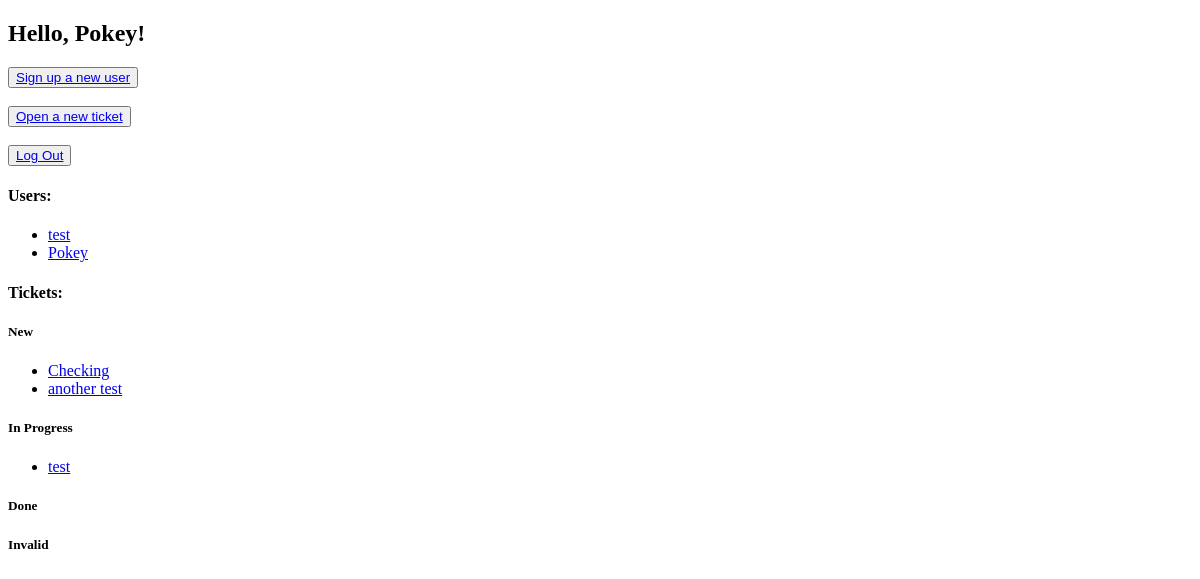
Before: / (signed in) with the older database file.
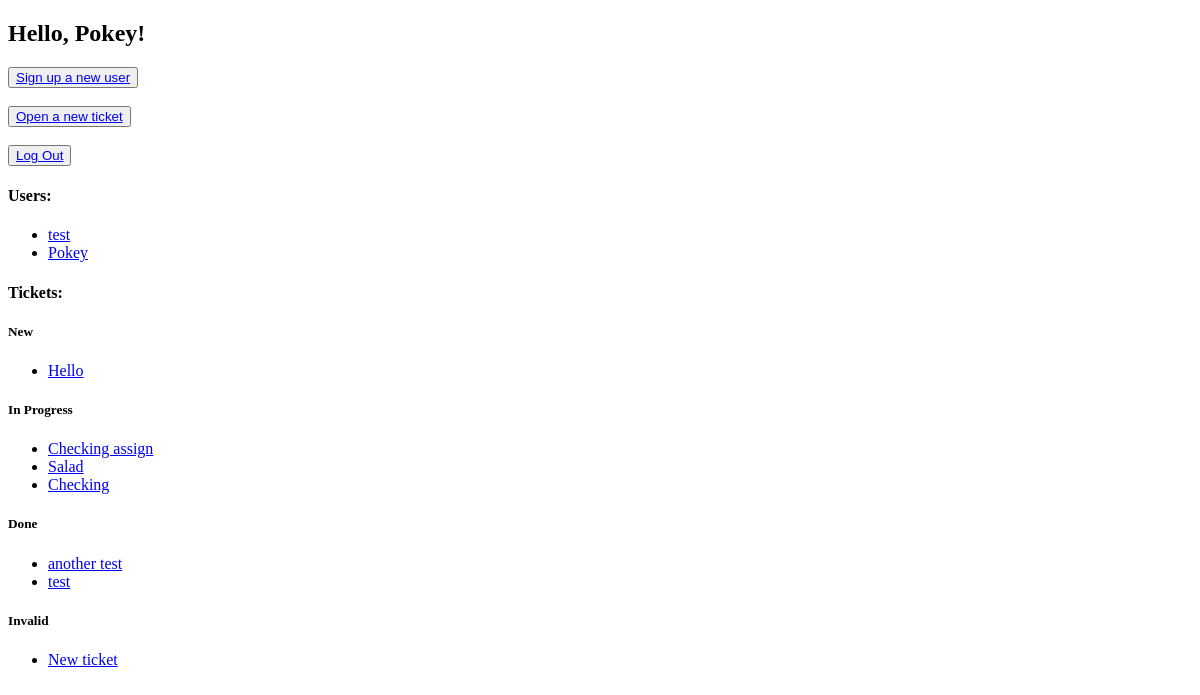
After: the same page with the newer database file.
### bugs_app/models.py (models this page shows)
class MyUser(AbstractUser):
    display_name = models.CharField(blank=True, null=True, max_length=80)

class Ticket(models.Model):
    OPTIONS = (('N', 'New'), ('P', 'In Progress'), ('D', 'Done'), ('I', 'Invalid'))
    status = models.CharField(max_length=1, choices=OPTIONS)
    title = models.CharField(max_length=80)
    time_created = models.DateTimeField(default=timezone.now)
    description = models.TextField()
    creator = models.ForeignKey(MyUser, null=True, unique=False, related_name="creator", on_delete=models.SET_NULL)
    owner = models.ForeignKey(MyUser, null=True, unique=False, related_name="owner", on_delete=models.SET_NULL)
    last_owner = models.ForeignKey(MyUser, null=True, unique=False, related_name="last_owner", on_delete=models.SET_NULL)

### bugs_app/views.py (the view)
# urls.py: path('', views.index, name="homepage"),
@login_required
def index(request):
    tickets = Ticket.objects.all().order_by('-time_created')
    users = MyUser.objects.all().order_by('-display_name')
    return render(request, 'index.html', {"tickets": tickets, "users": users})

### templates/index.html (shortened to what this page needs)
<!DOCTYPE html>
<html lang="en">
  <head>
  </head>
  <body>
    <div>
      {% if request.user.is_authenticated %}
      <h2>Hello, {{ request.user.display_name }}!</h2>
      {% if request.user.is_staff %}
      <button>
          <a href="/signup/">Sign up a new user</a>
      </button>
      {% endif %}
      <button>
        <a href="/newticket/">Open a new ticket</a>
      </button>
      <button>
        <a href="/logout/">Log Out</a>
      </button>
      {% else %}
      <button>
        <a href="/login/">Log In</a>
      </button>
      {% endif %}
    </div>
<div>
<h4>Users:</h4>
<ul>
{% for user in users %}
<li>
    <a href="/user/{{ user.id }}/">{{ user.display_name }}</a>
</li>
{% endfor %}
</ul>
</div>
    <div>
        <h4>Tickets:</h4>
    <div>
        <h5>New</h5>
        <ul>
          {% for ticket in tickets %}
          {% if ticket.status == 'N' %}
          <li>
            <a href="/ticket/{{ ticket.id }}/"
              >{{ ticket.title }}
            </a>
          </li>
          {% endif %}
          {% endfor %}
        </ul>
      </div>
      <div>
        <h5>In Progress</h5>
        <ul>
          {% for ticket in tickets %}
          {% if ticket.status == 'P' %}
          <li>
            <a href="/ticket/{{ ticket.id }}/"
              >{{ ticket.title }}
            </a>
          </li>
          {% endif %}
          {% endfor %}
        </ul>
      </div>
      <div>
        <h5>Done</h5>
        <ul>
          {% for ticket in tickets %}
          {% if ticket.status == 'D' %}
          <li>
            <a href="/ticket/{{ ticket.id }}/"
              >{{ ticket.title }}
            </a>
          </li>
          {% endif %}
          {% endfor %}
        </ul>
      </div>
      <div>
        <h5>Invalid</h5>
        <ul>
          {% for ticket in tickets %}
          {% if ticket.status == 'I' %}
          <li>
            <a href="/ticket/{{ ticket.id }}/"
              >{{ ticket.title }}
            </a>
          </li>
          {% endif %}
          {% endfor %}
        </ul>
      </div>
    </div>
  </body>
</html>

Changed rows visible on the page:
added Ticket: title "Hello", shown under "New"
added Ticket: title "Checking assign", shown under "In Progress"
added Ticket: title "Salad", shown under "In Progress"
changed Ticket "Checking": moves from the list under "New" to the list under "In Progress"
changed Ticket "another test": moves from the list under "New" to the list under "Done"
changed Ticket "test": moves from the list under "In Progress" to the list under "Done"
added Ticket: title "New ticket", shown under "Invalid"
